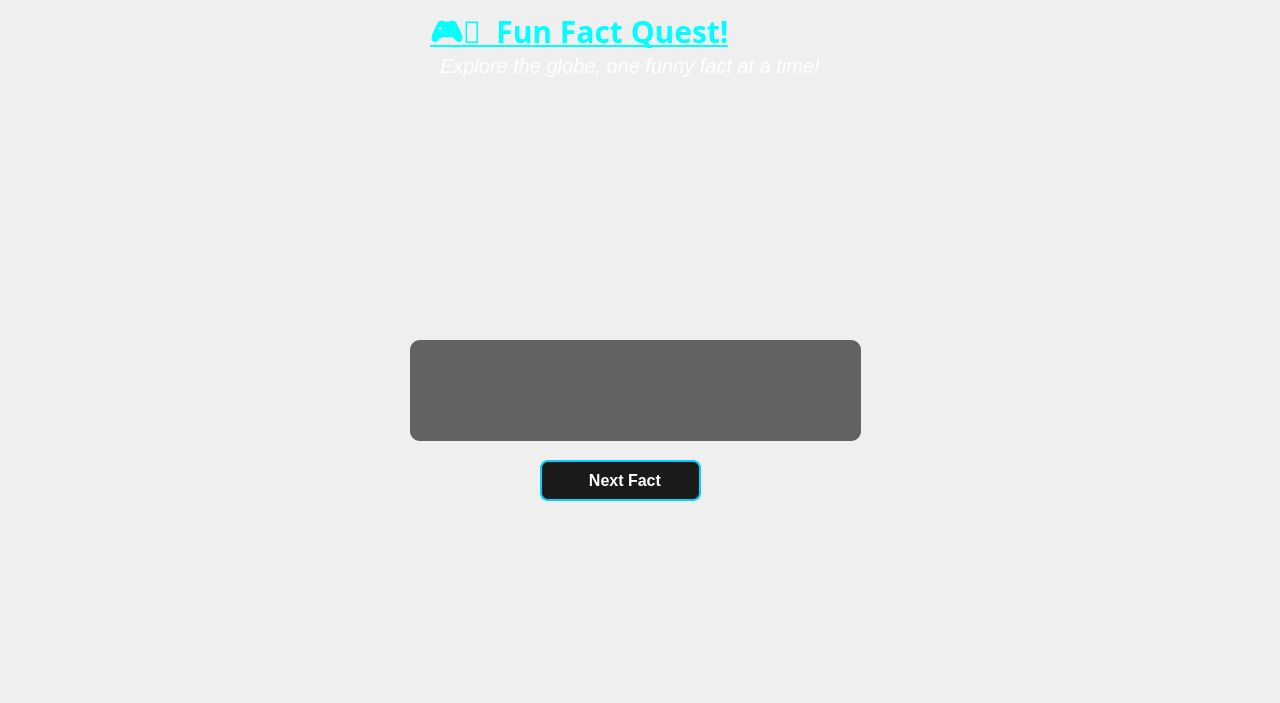
<?xml version="1.0" encoding="UTF-8"?>
<ui version="4.0">
 <class>funFacts</class>
 <widget class="QDialog" name="funFacts">
  <property name="geometry">
   <rect>
    <x>0</x>
    <y>0</y>
    <width>1280</width>
    <height>703</height>
   </rect>
  </property>
  <property name="windowTitle">
   <string>Dialog</string>
  </property>
  <widget class="QLabel" name="label_3">
   <property name="geometry">
    <rect>
     <x>440</x>
     <y>50</y>
     <width>401</width>
     <height>31</height>
    </rect>
   </property>
   <property name="font">
    <font>
     <pointsize>15</pointsize>
     <italic>true</italic>
     <strikeout>false</strikeout>
    </font>
   </property>
   <property name="styleSheet">
    <string notr="true">color:rgb(255, 255, 255)</string>
   </property>
   <property name="text">
    <string>Explore the globe, one funny fact at a time!</string>
   </property>
  </widget>
  <widget class="QLabel" name="label_2">
   <property name="geometry">
    <rect>
     <x>430</x>
     <y>10</y>
     <width>491</width>
     <height>51</height>
    </rect>
   </property>
   <property name="font">
    <font>
     <family>Algerian</family>
     <pointsize>-1</pointsize>
     <bold>true</bold>
     <underline>true</underline>
    </font>
   </property>
   <property name="styleSheet">
    <string notr="true">QLabel {
    color: #00ffff; /* Cyan glow (analogous to blue) */
    font-size: 30px;
    text-shadow: 0px 0px 15px #00ffff; /* Stronger cyan glow */
}</string>
   </property>
   <property name="text">
    <string>🎮🌐  Fun Fact Quest!</string>
   </property>
  </widget>
  <widget class="QLabel" name="label">
   <property name="geometry">
    <rect>
     <x>0</x>
     <y>0</y>
     <width>1280</width>
     <height>703</height>
    </rect>
   </property>
   <property name="text">
    <string/>
   </property>
   <property name="pixmap">
    <pixmap resource="ImagesAndIcons.qrc">:/images/icons &amp; images/fun facts page.jpg</pixmap>
   </property>
   <property name="scaledContents">
    <bool>true</bool>
   </property>
  </widget>
  <widget class="QPushButton" name="pushButton_4">
   <property name="geometry">
    <rect>
     <x>0</x>
     <y>0</y>
     <width>61</width>
     <height>31</height>
    </rect>
   </property>
   <property name="styleSheet">
    <string notr="true">border-radius: 10px;
</string>
   </property>
   <property name="text">
    <string/>
   </property>
   <property name="icon">
    <iconset>
     <normaloff>C:/Users/dell/Downloads/arrow_14034415.png</normaloff>C:/Users/dell/Downloads/arrow_14034415.png</iconset>
   </property>
   <property name="iconSize">
    <size>
     <width>60</width>
     <height>60</height>
    </size>
   </property>
  </widget>
  <widget class="QPushButton" name="nextFactButton">
   <property name="geometry">
    <rect>
     <x>540</x>
     <y>460</y>
     <width>161</width>
     <height>41</height>
    </rect>
   </property>
   <property name="font">
    <font>
     <family>Arial</family>
     <pointsize>-1</pointsize>
     <bold>true</bold>
    </font>
   </property>
   <property name="styleSheet">
    <string notr="true">QPushButton {
    background-color: #1a1a1a; /* Dark background */
    color: white;
    font-family: &quot;Arial&quot;;
    font-size: 16px;
    border: 2px solid #00d1ff; /* Neon blue border */
    border-radius: 8px;
    padding: 8px 20px; /* Padding around text */
}

QPushButton:hover {
    background-color: #00d1ff; /* Neon blue hover */
    color: black;
}

QPushButton:pressed {
    background-color: #007a99; /* Darker blue when pressed */
    color: white;
}</string>
   </property>
   <property name="text">
    <string>  Next Fact</string>
   </property>
   <property name="icon">
    <iconset resource="ImagesAndIcons.qrc">
     <normaloff>:/images/icons &amp; images/next fact icon.png</normaloff>:/images/icons &amp; images/next fact icon.png</iconset>
   </property>
   <property name="iconSize">
    <size>
     <width>30</width>
     <height>30</height>
    </size>
   </property>
  </widget>
  <widget class="QLabel" name="label_4">
   <property name="geometry">
    <rect>
     <x>490</x>
     <y>200</y>
     <width>271</width>
     <height>111</height>
    </rect>
   </property>
   <property name="text">
    <string/>
   </property>
   <property name="pixmap">
    <pixmap resource="ImagesAndIcons.qrc">:/images/icons &amp; images/facts Image.png</pixmap>
   </property>
   <property name="scaledContents">
    <bool>true</bool>
   </property>
  </widget>
  <widget class="QLabel" name="factsLabel">
   <property name="geometry">
    <rect>
     <x>410</x>
     <y>340</y>
     <width>451</width>
     <height>101</height>
    </rect>
   </property>
   <property name="font">
    <font>
     <family>Arial</family>
     <pointsize>-1</pointsize>
     <italic>true</italic>
     <bold>true</bold>
    </font>
   </property>
   <property name="styleSheet">
    <string notr="true">QLabel {
    background-color: rgba(0, 0, 0, 150); /* Semi-transparent black */
    color: white; /* Text color */
    font-family: &quot;Arial&quot;;
    font-size: 18px;
    border-radius: 10px; /* Rounded corners */
    padding: 10px; /* Space around the text */
    text-align: center;
}</string>
   </property>
   <property name="text">
    <string/>
   </property>
  </widget>
  <zorder>label</zorder>
  <zorder>label_3</zorder>
  <zorder>label_2</zorder>
  <zorder>pushButton_4</zorder>
  <zorder>nextFactButton</zorder>
  <zorder>label_4</zorder>
  <zorder>factsLabel</zorder>
 </widget>
 <resources>
  <include location="ImagesAndIcons.qrc"/>
 </resources>
 <connections/>
</ui>
